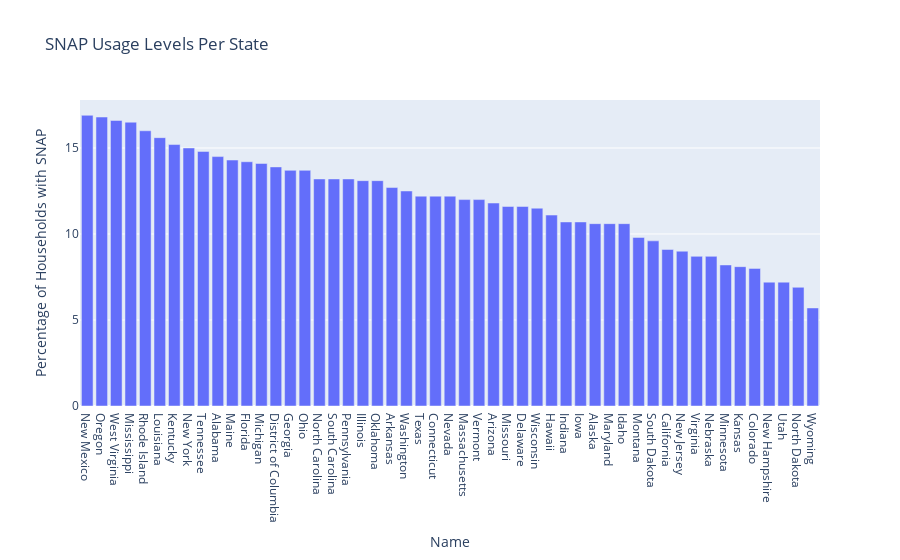

Notebook source saved alongside this figure:
### Markdown cell above
## Bar Chart
Using the sorted data, I can create a bar chart that plots everything in descending order. This clearly showcases  states that have higher usage levels of SNAP to states that have lower usage levels of SNAP.

### Code cell
px.bar(snap_sorted,
       x='Name',
       y='Percentage of Households with SNAP',
       title='SNAP Usage Levels Per State')

### Figure 1 — Plotly figure (JSON) as saved in the notebook; plotly's stock layout.template omitted (floating-point values rounded to 4 significant figures)
{"data": [{"alignmentgroup": "True", "hovertemplate": "Name=%{x}<br>Percentage of Households with SNAP=%{y}<extra></extra>", "legendgroup": "", "marker": {"color": "#636efa"}, "name": "", "offsetgroup": "", "orientation": "v", "showlegend": false, "textposition": "auto", "type": "bar", "x": ["New Mexico", "Oregon", "West Virginia", "Mississippi", "Rhode Island", "Louisiana", "Kentucky", "New York", "Tennessee", "Alabama", "Maine", "Florida", "Michigan", "District of Columbia", "Georgia", "Ohio", "North Carolina", "South Carolina", "Pennsylvania", "Illinois", "Oklahoma", "Arkansas", "Washington", "Texas", "Connecticut", "Nevada", "Massachusetts", "Vermont", "Arizona", "Missouri", "Delaware", "Wisconsin", "Hawaii", "Indiana", "Iowa", "Alaska", "Maryland", "Idaho", "Montana", "South Dakota", "California", "New Jersey", "Virginia", "Nebraska", "Minnesota", "Kansas", "Colorado", "New Hampshire", "Utah", "North Dakota", "Wyoming"], "xaxis": "x", "y": [16.9, 16.8, 16.6, 16.5, 16, 15.6, 15.2, 15, 14.8, 14.5, 14.3, 14.2, 14.1, 13.9, 13.7, 13.7, 13.2, 13.2, 13.2, 13.1, 13.1, 12.7, 12.5, 12.2, 12.2, 12.2, 12, 12, 11.8, 11.6, 11.6, 11.5, 11.1, 10.7, 10.7, 10.6, 10.6, 10.6, 9.8, 9.6, 9.1, 9, 8.7, 8.7, 8.2, 8.1, 8, 7.2, 7.2, 6.9, 5.7], "yaxis": "y"}], "layout": {"barmode": "relative", "legend": {"tracegroupgap": 0}, "title": {"text": "SNAP Usage Levels Per State"}, "xaxis": {"anchor": "y", "domain": [0, 1], "title": {"text": "Name"}}, "yaxis": {"anchor": "x", "domain": [0, 1], "title": {"text": "Percentage of Households with SNAP"}}}}
